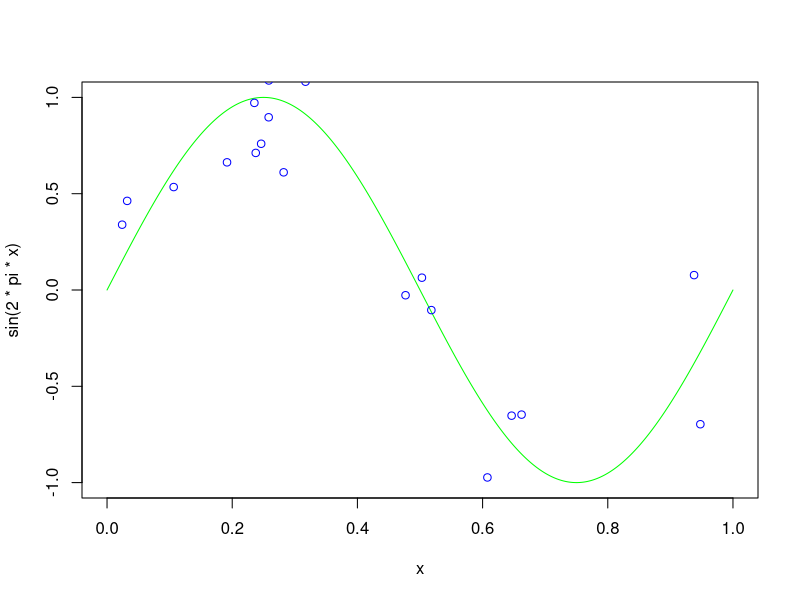
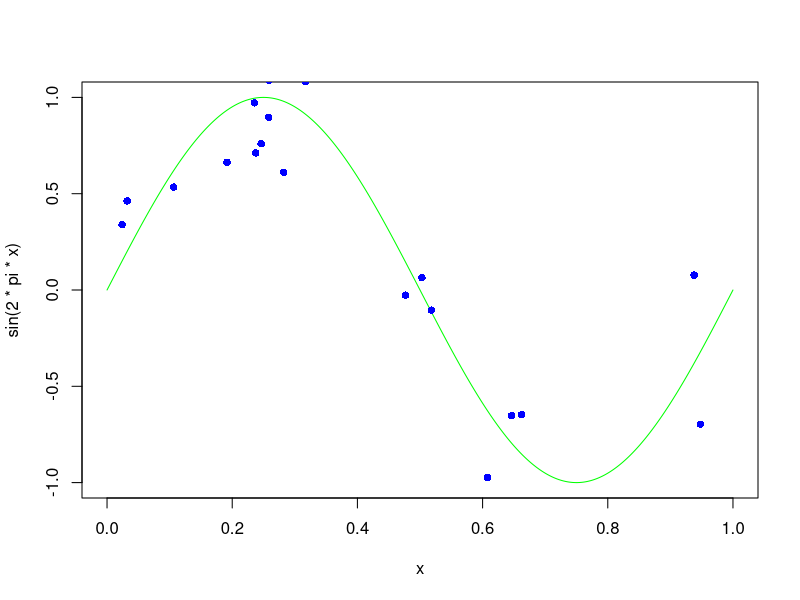

The R source for these figures, in order:
library(mvtnorm)
library(quadprog)
library(proxy)
library(Matrix)

set.seed(76757)
###### define hyperparamters
beta <- 1/0.2^2
x <- seq(0,1,length=1000)

###### generate a few targets and predictors
n.sim <- 20
xN <- runif(n.sim ,0,1)
tN <- sin(2*pi*xN) + rnorm(n.sim,0,sqrt(1/beta))

quartz()
plot(x,sin(2*pi*x),type="l",col="green")
points(xN,tN,col="blue")


# Changes from HW7
#   1. aN. In this case, we have a 2*n length vector, to contain c(aN, aN_hat)
#   2. Dmat. D_mat is changed since the quadratic part of the problem is changed
#   3. dvect. dvect changed as we discussed during class
#   4. Amat and bvect. Since the constrain of the problem is changed
#   5. Kernel function. ker_1 = abs(x1-x2)
#                       ker_2 = min( abs( (x1-0.25)^2 - (x2-0.25)^2 ), abs( (x1-0.75)^2 - (x2-0.75)^2) ))

# kernel 1:
ker_1 <- function(x,y){
    return(abs(x-y))
}

# kernel 2:
ker_2 <- function(x,y){
    return(min( abs( (x-0.25)^2 - (y-0.25)^2 ) , abs( (x-0.75)^2 - (y-0.75)^2 ) ))
}


# Gram matrix calculate:
#      since the x is one dim. don't need call apply anymore
# Calculate grad matrix
## sub function: calculate the diag
Gram_diag_element <- function(x, distanceFun){
    return(distanceFun(x,x))
}

GramMat <- function(xVec,kernelFun){
    Gram_diag <- diag( Gram_diag_element(xVec, kernelFun) ) # n * n diag
    Gram_dist <- proxy::dist(xVec, method=kernelFun) # n-1 * n-1 mat
    
    return(as.matrix(Gram_dist) + Gram_diag)
}

# DMat Changed
DMat <- function(GramMat){
    mLen <- dim(GramMat)[1]
    PreMat <- rbind(diag(mLen), -diag(mLen))
    return(PreMat %*% GramMat %*% t(PreMat))
}

# DVec changed
dVec <- function(eps, tN){
    return(c( rep(eps,length(tN)) - tN, rep(eps,length(tN)) + tN))
}

# AMat 
AMat <- function(mLen){
    IMat <- diag(mLen)
    ZeroMat <- matrix(0, nrow=mLen, ncol=mLen)
    mat1 <- c(rep(1, mLen), rep(-1, mLen))
    mat2 <- rep(1, 2*mLen)
    mat3 <- cbind(IMat, ZeroMat)
    mat4 <- cbind(ZeroMat, IMat)
    mat5 <- -mat3
    mat6 <- -mat4
    
    result <- rbind(mat1, mat2, mat3, mat4, mat5, mat6)
    rownames(result) <- NULL
    return(t(result))
}

# bvec
bVec <- function(HyperC, mLen, Nu){
    return(c( 0, HyperC*Nu, rep(0,2*mLen), rep(-HyperC/mLen, 2*mLen)))
}

# calculate B 7.69 and the equaltion we discuss during class
findB <- function(tN, aN, aN_Hat, Gmat, Nu ){
    bN <- tN - Nu - colSums((aN - aN_Hat) * Gmat)
    return(mean(bN))
}

# Predict
calcY <- function(xNew, aN, aN_hat, xVec, b.num, kenrelFun){
    retrun( sum( (aN - aN_hat) * kernelFun(xVec, xNew) ) + b.num )
}

# data 

xVec <- xN
eps <- 0.2
HyperC <- 1
Nu <- 0.001

# kernel 1 = abs(x1-x2)
GramMatrix_1 <- GramMat(xVec, ker_1) 
DMatrix_1 <- DMat(GramMatrix_1)
DVector_1 <- dVec(eps, tN)
AMatrix_1 <- AMat(length(tN))
bVector_1 <- bVec(HyperC, length(tN), Nu)

Solution_1 <- solve.QP(nearPD(DMatrix_1)$mat, DVector_1, AMatrix_1, bVector_1, meq=1)
Solution_1$solution

importantPointIndex <- which(abs(Solution_1$solution) > 0.1)
importantPointIndex <- ifelse(importantPointIndex > 20, importantPointIndex - 20, importantPointIndex)
plot(x,sin(2*pi*x),type="l",col="green")
points(xN,tN,col="blue",pch=16)
model.1.data <- rbind(xVec[importantPointIndex], tN[importantPointIndex])
model.1.data <- t(model.1.data)

